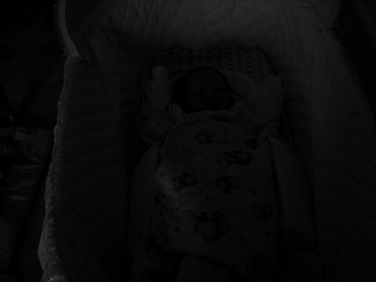
#> input picture Individual Assignment/Assignment 1/images/baby.jpg, 376 x 282 px, given in place of particles.bmp, which was not available
$ jupyter execute --allow-errors 'Assignment 5.ipynb'   (text cells are left out)
#> lines starting #> are read from the running program, lines starting #| are printed output that depends on the picture; after the words box and inside, x2 and y2 are one past the last pixel; in counts of white or black regions, pixels touching at a corner belong together; pictures that were not available may be replaced by others from this repository, and a replacement may not be noted
[cell 1]
from google.colab import drive
drive.mount('/content/drive')

[cell 2]
import numpy as np
import cv2
from sklearn.cluster import KMeans
from google.colab.patches import cv2_imshow
import matplotlib.pyplot as plt

[cell 3]
#Hàm tính histogram
def TinhHist(pathfilename):
  img = cv2.imread(pathfilename, 0)
  hist = cv2.calcHist([img], [0], None, [256], [0,256])
  size = img.shape[0]*img.shape[1]
  hist = hist / size
  return hist

[cell 4]
#hiển thị histogram
def HienThiHist(hist):
  plt.plot(hist)
  plt.xlim([0, 256])
  plt.legend(('histogram'), loc = 'upper left')
  plt.title('Histogram')
  plt.show()

[cell 5]
def show2image(img_src, img_rst, title1, title2):
    plt.figure(figsize=(10, 10))

    plt.subplot(1,2,1)
    plt.title(title1)
    img_src = cv2.cvtColor(img_src, cv2.COLOR_BGR2RGB)
    plt.imshow(img_src, interpolation='bicubic')

    plt.subplot(1, 2, 2)
    plt.title(title2)
    img_rst = cv2.cvtColor(img_rst.astype(np.uint8), cv2.COLOR_BGR2RGB)
    plt.imshow(img_rst, interpolation='bicubic')

[cell 6]
def globalThresholding(img, thres=127):
  img_rst = img.copy()
  for i in range(img.shape[0]):
    for j in range(img.shape[1]):
      if img_rst[i][j] < thres:
        img_rst[i][j] = 255
      else:
        img_rst[i][j] = 0
  return img_rst

[cell 7]
def Exercise_1_global(path_file,thres =  None):
  img = cv2.imread(path_file,0)
  hist_img = TinhHist(path_file)
  HienThiHist(hist_img)
  print( )
  if thres is None:
    img_result =  globalThresholding(img)
  else:
    img_result =  globalThresholding(img,thres)
  show2image(img,img_result,'Source','Result')

[cell 8]
path = '/content/drive/MyDrive/CS231.M21.KHCL/Baitap/Baitap5/images/'

[cell 9]
Exercise_1_global(path+'particles.bmp',150)
#> in Exercise_1_global, img is the input picture: shape (282, 376); min 0, max 80, mean 10.2
#> in TinhHist, `hist = cv2.calcHist([img], [0], None, [256], [0,256])`: hist = 256 values, max 7771 at index 8, min 0 at index 53, mean 414.2
#> in TinhHist, `hist = hist / size`: hist = 256 values, max 0.0733 at index 8, min 0 at index 53, mean 0.00391
#> in Exercise_1_global, `hist_img = TinhHist(path_file)`: hist_img has the same summary as hist in TinhHist
#> in HienThiHist, `plt.show()`:
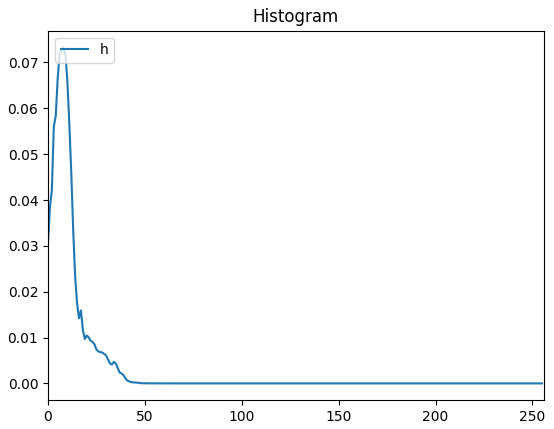
#> figure drawn by matplotlib, 1 panel; curve peaks at x = 8, y = 0.0733
#> after the loop in globalThresholding, `for i in range(img.shape[0]):`: img_rst: shape (282, 376); every value is 255
#> in show2image, `img_rst = cv2.cvtColor(img_rst.astype(np.uint8), cv2.COLOR_BGR2RGB)`: img_rst: shape (282, 376, 3); every value is 255
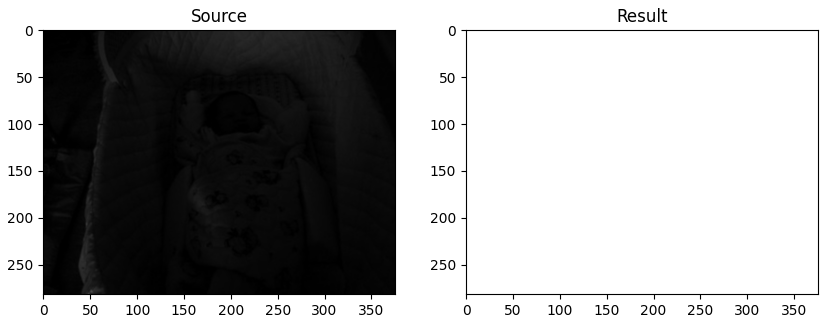
#> figure drawn by matplotlib, 2 panels

[cell 10]
Exercise_1_global(path+'Phandoan01.jpg',80)
#> call 2 of Exercise_1_global, with thres = 80
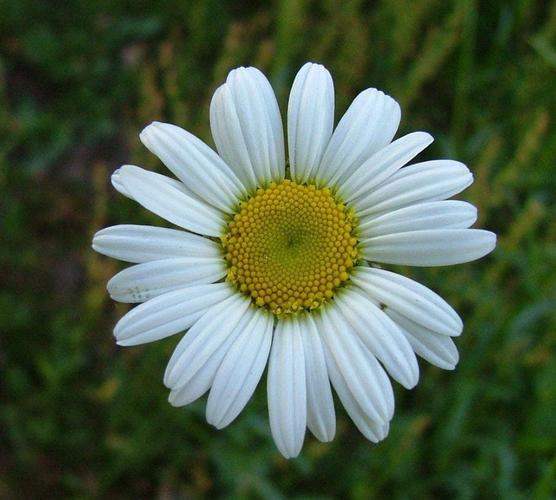
#> input picture Individual Assignment/Assignment 1/images/image_0814.jpg, 556 x 500 px, given in place of Phandoan01.jpg, which was not available
#> in Exercise_1_global (call 2), `img = cv2.imread(path_file,0)`:
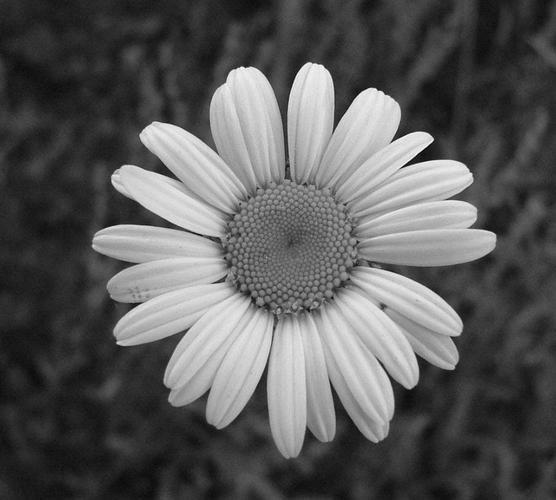
#> img: shape (500, 556); min 0, max 255, mean 89.9
#> in Exercise_1_global (call 2), `hist_img = TinhHist(path_file)`: hist_img = 256 values, max 0.0192 at index 39, min 0 at index 2, mean 0.00391
#> in HienThiHist (call 2), `plt.show()`:
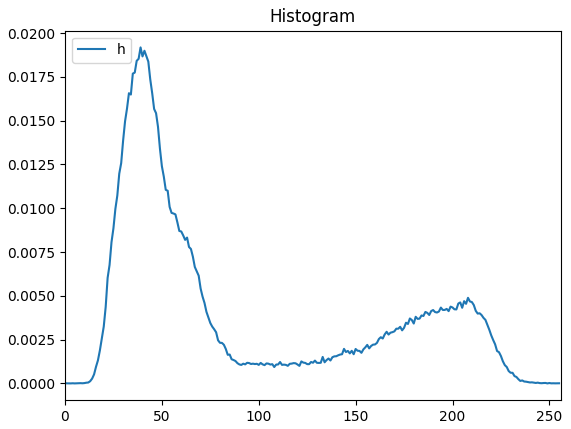
#> figure drawn by matplotlib, 1 panel; curve peaks at x = 39, y = 0.0192
#> call 2 of globalThresholding, with thres = 80
#> after the loop in globalThresholding (call 2), `for i in range(img.shape[0]):`:
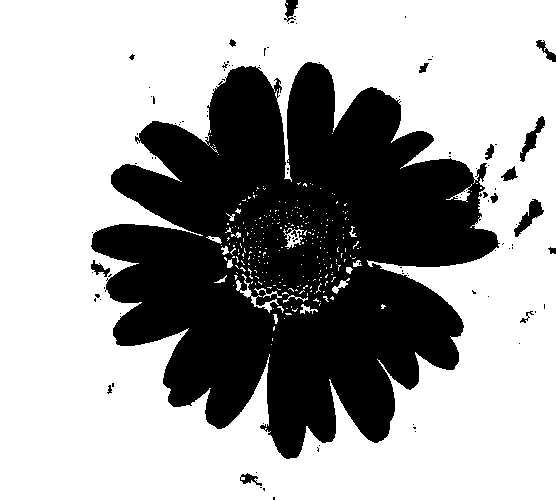
#> img_rst: shape (500, 556); 64.4% white; 102 black regions (85 under 20 px), largest, box (x1, y1, x2, y2) and area: (91, 62, 500, 459) 96863, (514, 199, 544, 237) 407, (520, 116, 545, 162) 363

[cell 11]
Exercise_1_global(path+'wdg2.jpg',120)
#> call 3 of globalThresholding, with thres = 120
#> after the loop in globalThresholding (call 3), `for i in range(img.shape[0]):`:
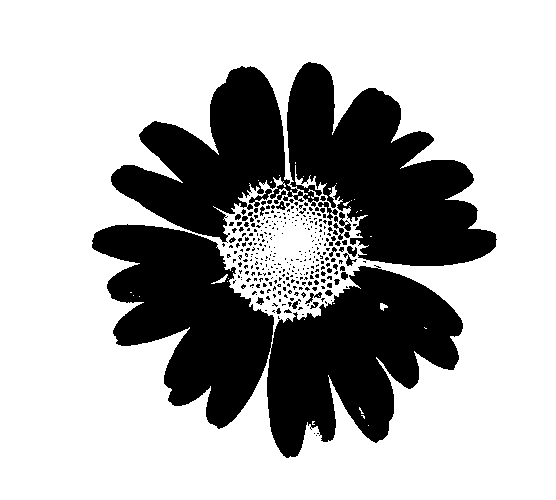
#> img_rst: shape (500, 556); 69.4% white; 334 black regions (300 under 20 px), largest, box (x1, y1, x2, y2) and area: (92, 224, 463, 458) 42603, (111, 62, 497, 266) 39146, (249, 189, 272, 207) 131

[cell 12]
def adaptiveThresholding(f, nrow, ncol):
  g = f.copy()
  r = int(f.shape[0] / nrow)
  c = int(f.shape[1] / ncol)
  for i in range(int(nrow)):
    for j in range(int(ncol)):
      x = f[i * r : (i + 1) * r, j * c : (j + 1) * c]
      #cv2_imshow(x)
      #drawHist(x)
      t = np.average(x)
      g[i * r : (i + 1) * r, j * c : (j + 1) * c] = globalThresholding(x,t)
  return g

[cell 13]
def Exercise_1_adaptive(path_file,nrow,ncol):
  img = cv2.imread(path_file,0)
  img_adaptive = adaptiveThresholding(img,nrow,ncol)
  show2image(img,img_adaptive,'source','adaptive')

#> (a cell that did not finish here is left out)


#> (a cell that did not finish here is left out)
